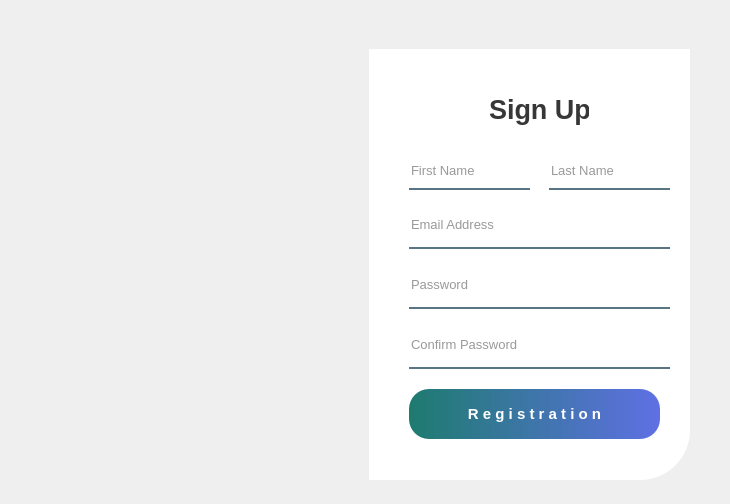
<?xml version="1.0" encoding="UTF-8"?>
<ui version="4.0">
 <class>Form</class>
 <widget class="QWidget" name="Form">
  <property name="geometry">
   <rect>
    <x>0</x>
    <y>0</y>
    <width>730</width>
    <height>504</height>
   </rect>
  </property>
  <property name="font">
   <font>
    <family>Marlett</family>
   </font>
  </property>
  <property name="windowTitle">
   <string>Form</string>
  </property>
  <widget class="QWidget" name="widget" native="true">
   <property name="geometry">
    <rect>
     <x>9</x>
     <y>19</y>
     <width>701</width>
     <height>471</height>
    </rect>
   </property>
   <property name="font">
    <font>
     <family>Segoe UI</family>
    </font>
   </property>
   <widget class="QLabel" name="label">
    <property name="geometry">
     <rect>
      <x>40</x>
      <y>30</y>
      <width>321</width>
      <height>431</height>
     </rect>
    </property>
    <property name="styleSheet">
     <string notr="true">border-image: url(:/images/Gemini_Generated_Image_k3pdhzk3pdhzk3pd.jpeg);
border-top-left-radius: 50px;
</string>
    </property>
    <property name="text">
     <string/>
    </property>
   </widget>
   <widget class="QLabel" name="label_2">
    <property name="geometry">
     <rect>
      <x>360</x>
      <y>30</y>
      <width>321</width>
      <height>431</height>
     </rect>
    </property>
    <property name="styleSheet">
     <string notr="true">background-color:rgb(255, 255, 255);
border-bottom-right-radius:50px;</string>
    </property>
    <property name="text">
     <string/>
    </property>
   </widget>
   <widget class="QLabel" name="label_3">
    <property name="geometry">
     <rect>
      <x>480</x>
      <y>70</y>
      <width>100</width>
      <height>40</height>
     </rect>
    </property>
    <property name="font">
     <font>
      <pointsize>20</pointsize>
      <bold>true</bold>
     </font>
    </property>
    <property name="styleSheet">
     <string notr="true">color:rgba(0, 0, 0, 200);</string>
    </property>
    <property name="text">
     <string>Sign Up</string>
    </property>
   </widget>
   <widget class="QLineEdit" name="lineEdit">
    <property name="geometry">
     <rect>
      <x>400</x>
      <y>140</y>
      <width>121</width>
      <height>31</height>
     </rect>
    </property>
    <property name="font">
     <font>
      <pointsize>10</pointsize>
     </font>
    </property>
    <property name="styleSheet">
     <string notr="true">background-color: rgba(0, 0, 0, 0); /* خلفية شفافة */
border: none;
border-bottom: 2px solid rgba(46, 82, 101, 0.8); /* استخدمي rgba بدل rgb مع قيمة شفافية */
color: rgba(0, 0, 0, 0.8); /* اللون مع شفافية مناسبة */
padding-bottom: 7px; /* كانت مكتوبة غلط: padding-bootom */
</string>
    </property>
    <property name="text">
     <string/>
    </property>
    <property name="placeholderText">
     <string>First Name</string>
    </property>
   </widget>
   <widget class="QLineEdit" name="lineEdit_2">
    <property name="geometry">
     <rect>
      <x>400</x>
      <y>250</y>
      <width>261</width>
      <height>40</height>
     </rect>
    </property>
    <property name="font">
     <font>
      <pointsize>10</pointsize>
     </font>
    </property>
    <property name="styleSheet">
     <string notr="true">background-color: rgba(0, 0, 0, 0); /* خلفية شفافة */
border: none;
border-bottom: 2px solid rgba(46, 82, 101, 0.8); /* استخدمي rgba بدل rgb مع قيمة شفافية */
color: rgba(0, 0, 0, 0.8); /* اللون مع شفافية مناسبة */
padding-bottom: 7px; /* كانت مكتوبة غلط: padding-bootom */
</string>
    </property>
    <property name="echoMode">
     <enum>QLineEdit::EchoMode::Password</enum>
    </property>
    <property name="placeholderText">
     <string>Password</string>
    </property>
   </widget>
   <widget class="QPushButton" name="pushButton">
    <property name="geometry">
     <rect>
      <x>400</x>
      <y>370</y>
      <width>251</width>
      <height>50</height>
     </rect>
    </property>
    <property name="font">
     <font>
      <family>Segoe UI</family>
      <pointsize>11</pointsize>
      <bold>true</bold>
     </font>
    </property>
    <property name="styleSheet">
     <string notr="true">QPushButton#pushButton {
    background-color: qlineargradient(spread:pad, x1:0, y1:0, x2:1, y2:0, stop:0 rgba(30, 123, 111, 255), stop:1 rgba(95, 112, 228, 255));
    color: white;
    border-radius: 20px;
    padding: 8px 20px;
}

QPushButton#pushButton:hover {
    background-color: qlineargradient(spread:pad, x1:0, y1:0, x2:1, y2:0, stop:0 rgba(30, 123, 111, 255), stop:1 rgba(81, 84, 228, 255));
}

QPushButton#pushButton:pressed {
    padding-top: 5px;
    padding-left: 5px;
    background-color: rgb(30, 123, 111);
}

QPushButton#pushButton_2 {
    background-color: transparent;
    color: rgba(85, 98, 112, 1);
    border: none;
}

QPushButton#pushButton_2:hover {
    color: rgba(131, 96, 53, 1);
}

QPushButton#pushButton_2:pressed {
    padding-top: 5px;
    padding-left: 5px;
    color: rgba(91, 88, 53, 1);
}
</string>
    </property>
    <property name="text">
     <string>R e g i s t r a t i o n</string>
    </property>
   </widget>
   <widget class="QLineEdit" name="lineEdit_3">
    <property name="geometry">
     <rect>
      <x>400</x>
      <y>310</y>
      <width>261</width>
      <height>40</height>
     </rect>
    </property>
    <property name="font">
     <font>
      <pointsize>10</pointsize>
     </font>
    </property>
    <property name="styleSheet">
     <string notr="true">background-color: rgba(0, 0, 0, 0); /* خلفية شفافة */
border: none;
border-bottom: 2px solid rgba(46, 82, 101, 0.8); /* استخدمي rgba بدل rgb مع قيمة شفافية */
color: rgba(0, 0, 0, 0.8); /* اللون مع شفافية مناسبة */
padding-bottom: 7px; /* كانت مكتوبة غلط: padding-bootom */
</string>
    </property>
    <property name="echoMode">
     <enum>QLineEdit::EchoMode::Password</enum>
    </property>
    <property name="placeholderText">
     <string>Confirm Password</string>
    </property>
   </widget>
   <widget class="QLineEdit" name="lineEdit_4">
    <property name="geometry">
     <rect>
      <x>400</x>
      <y>190</y>
      <width>261</width>
      <height>40</height>
     </rect>
    </property>
    <property name="font">
     <font>
      <pointsize>10</pointsize>
     </font>
    </property>
    <property name="styleSheet">
     <string notr="true">background-color: rgba(0, 0, 0, 0); /* خلفية شفافة */
border: none;
border-bottom: 2px solid rgba(46, 82, 101, 0.8); /* استخدمي rgba بدل rgb مع قيمة شفافية */
color: rgba(0, 0, 0, 0.8); /* اللون مع شفافية مناسبة */
padding-bottom: 7px; /* كانت مكتوبة غلط: padding-bootom */
</string>
    </property>
    <property name="text">
     <string/>
    </property>
    <property name="echoMode">
     <enum>QLineEdit::EchoMode::Normal</enum>
    </property>
    <property name="placeholderText">
     <string>Email Address</string>
    </property>
   </widget>
   <widget class="QLineEdit" name="lineEdit_5">
    <property name="geometry">
     <rect>
      <x>540</x>
      <y>140</y>
      <width>121</width>
      <height>31</height>
     </rect>
    </property>
    <property name="font">
     <font>
      <pointsize>10</pointsize>
     </font>
    </property>
    <property name="styleSheet">
     <string notr="true">background-color: rgba(0, 0, 0, 0); /* خلفية شفافة */
border: none;
border-bottom: 2px solid rgba(46, 82, 101, 0.8); /* استخدمي rgba بدل rgb مع قيمة شفافية */
color: rgba(0, 0, 0, 0.8); /* اللون مع شفافية مناسبة */
padding-bottom: 7px; /* كانت مكتوبة غلط: padding-bootom */
</string>
    </property>
    <property name="text">
     <string/>
    </property>
    <property name="placeholderText">
     <string>Last Name</string>
    </property>
   </widget>
  </widget>
 </widget>
 <resources>
  <include location="src.qrc"/>
 </resources>
 <connections/>
</ui>
